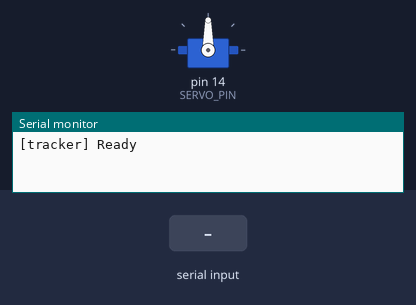
Simulated run of this sketch. Board: Arduino Uno, built with avr-gcc and run on an emulated ATmega328P. On the bench: servo, the last lines printed to the serial monitor. The inputs (shaded band) are chosen by the test bench.

Above: at 2.0 s.
2.1 s: "90,45\n" received over Serial
At 3.2 s:
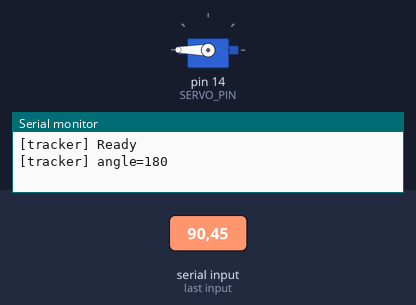
3.6 s: "5\n" received over Serial
At 4.4 s:
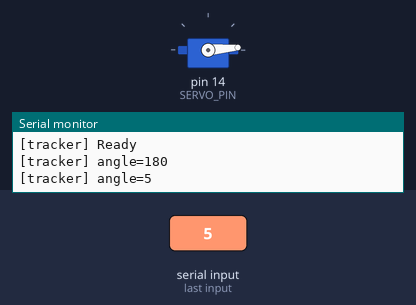
5.1 s: "30,150\n" received over Serial
At 5.5 s:
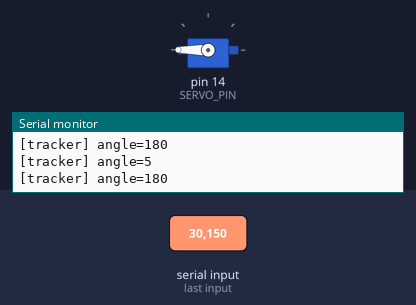
6.6 s: "90\n" received over Serial
At 7.8 s:
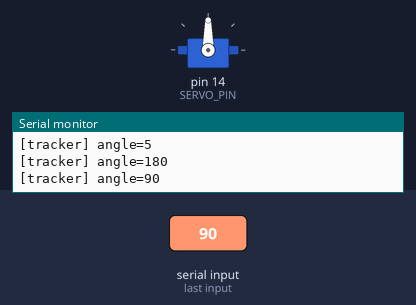
Timing chart, 0 to 9.1 s (numbered marks = the images above; inputs shaded):
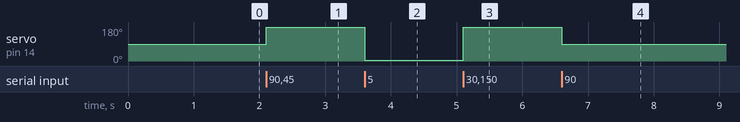

Measured:
- after the input at 2.1 s, servo on pin 14 (SERVO_PIN): 90° → 180° at once
- after the input at 3.6 s, servo on pin 14 (SERVO_PIN): 180° → 5° at once
- after the input at 5.1 s, servo on pin 14 (SERVO_PIN): 5° → 180° at once
- after the input at 6.6 s, servo on pin 14 (SERVO_PIN): 180° → 90° at once

The sketch:

servo_tracker.ino
```cpp
/*
 * servo_tracker_v2.ino
 *
 * Serial-controlled servo with improved error handling and buffering.
 *
 * Serial protocol:
 *   PC sends:  "90\n" (ASCII integer + newline)
 *   ESP8266:   parses, clamps to 0-180, writes to servo, echoes back
 */

#include <Servo.h>

const int SERVO_PIN = 14;
const int CENTER_ANGLE = 90;
Servo myServo;

char inputBuffer[16];
int inputIndex = 0;

void setup() {
    Serial.begin(115200);
    delay(500);

    myServo.attach(SERVO_PIN);
    myServo.write(CENTER_ANGLE);
    delay(300);

    Serial.println("[tracker] Ready");
}

void loop() {
    if (Serial.available() > 0) {
        char c = Serial.read();

        if (c == '\n' || c == '\r') {
            if (inputIndex > 0) {
                inputBuffer[inputIndex] = '\0';
                int angle = atoi(inputBuffer);

                if (angle < 0) angle = 0;
                if (angle > 180) angle = 180;

                myServo.write(angle);
                delay(20);

                Serial.print("[tracker] angle=");
                Serial.println(angle);

                inputIndex = 0;
            }
        } else if (inputIndex < 14) {
            if (c >= '0' && c <= '9') {
                inputBuffer[inputIndex++] = c;
            }
        }
    }
}
```
